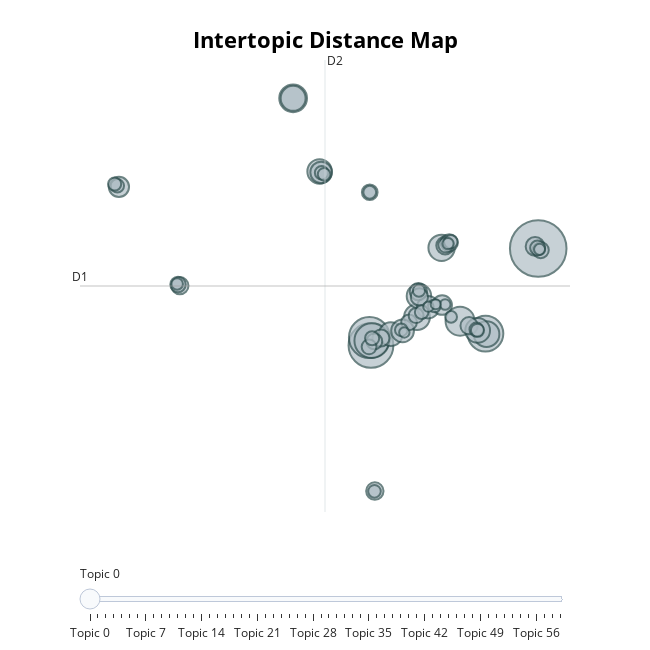

Write notebook code for a chart like this one.
### Code cell
# show 2d visualized topic like LDAvis
topic_model.visualize_topics()
